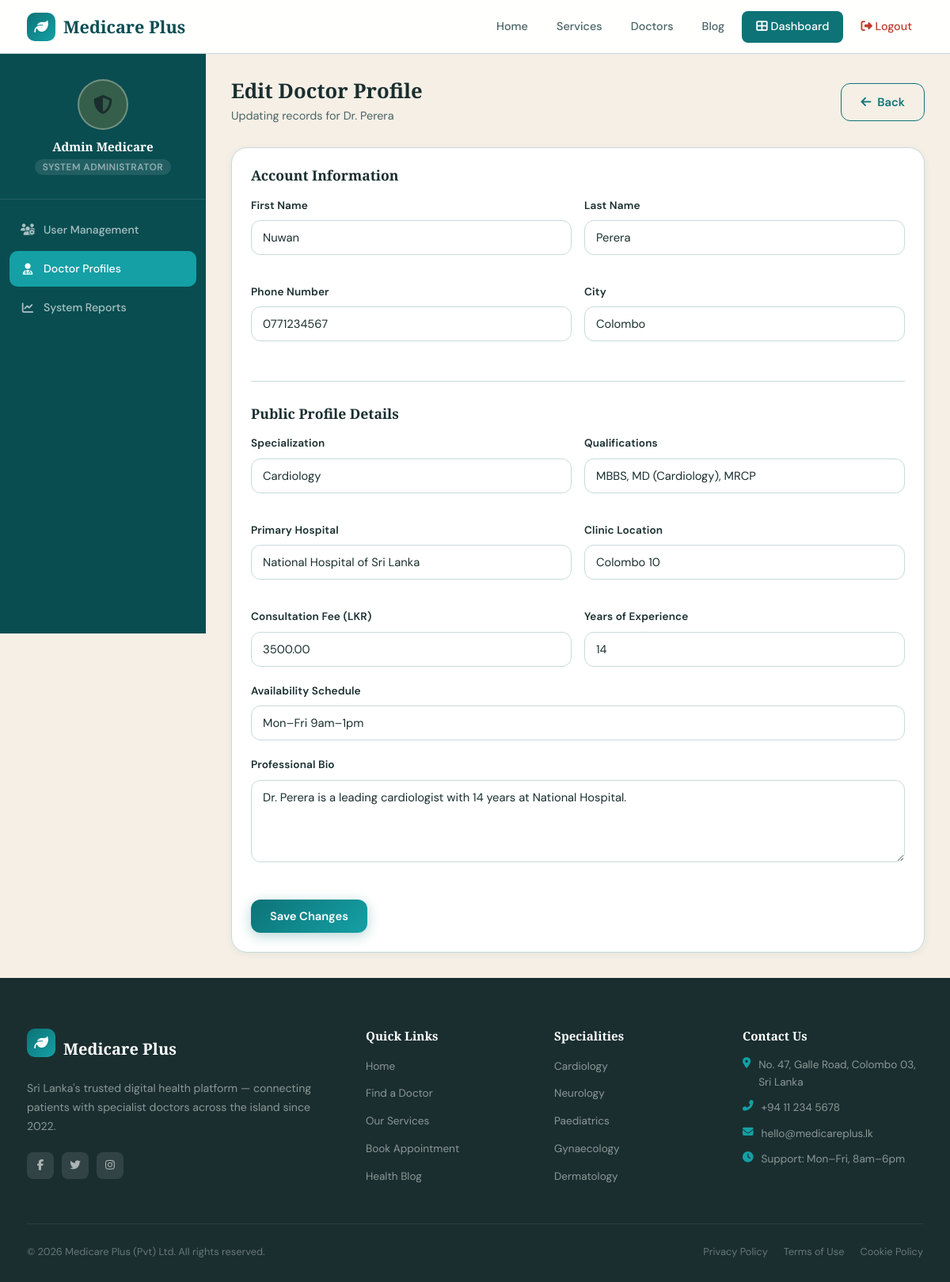
The app's page /edit_doctor.php?id=1 (signed in) with its own data.
### tables this page shows
CREATE TABLE IF NOT EXISTS users (
    id              INT UNSIGNED AUTO_INCREMENT PRIMARY KEY,
    first_name      VARCHAR(80)  NOT NULL,
    last_name       VARCHAR(80)  NOT NULL,
    email           VARCHAR(180) NOT NULL UNIQUE,
    password_hash   VARCHAR(255) NOT NULL,
    role            ENUM('patient','doctor','admin') NOT NULL DEFAULT 'patient',
    phone           VARCHAR(20),
    address         VARCHAR(255),
    city            VARCHAR(100),
    created_at      TIMESTAMP DEFAULT CURRENT_TIMESTAMP,
    updated_at      TIMESTAMP DEFAULT CURRENT_TIMESTAMP ON UPDATE CURRENT_TIMESTAMP
);

CREATE TABLE IF NOT EXISTS doctors (
    id                  INT UNSIGNED AUTO_INCREMENT PRIMARY KEY,
    user_id             INT UNSIGNED NOT NULL UNIQUE,
    specialization      VARCHAR(120) NOT NULL,
    qualification       VARCHAR(255),
    hospital            VARCHAR(180),
    location            VARCHAR(180),
    consultation_fee    DECIMAL(10,2) NOT NULL DEFAULT 1500.00,
    experience_years    TINYINT UNSIGNED DEFAULT 0,
    rating              DECIMAL(3,2) DEFAULT 4.00,
    availability        VARCHAR(255),
    bio                 TEXT,
    created_at          TIMESTAMP DEFAULT CURRENT_TIMESTAMP,
    FOREIGN KEY (user_id) REFERENCES users(id) ON DELETE CASCADE
);

### functions.php (called while the page is built, shortened)
<?php
function get_logged_in_user(): ?array {
    $conn = get_db_connection();
    $stmt = $conn->prepare('SELECT id, first_name, last_name, email, role, phone, city FROM users WHERE id = ?');
    $stmt->bind_param('i', $_SESSION['user_id']);
    $stmt->execute();
    $result = $stmt->get_result()->fetch_assoc();
    return $result ?: null;
}
function fetch_doctor_by_id(int $id): ?array {
    $conn = get_db_connection();
    $stmt = $conn->prepare(
        'SELECT d.*, u.first_name, u.last_name, u.email, u.phone, u.city
         FROM doctors d JOIN users u ON u.id = d.user_id WHERE d.id = ? LIMIT 1'
    );
    $stmt->bind_param('i', $id);
    $stmt->execute();
    $row = $stmt->get_result()->fetch_assoc();
    return $row ?: null;
}

### edit_doctor.php (the view, shortened to what this page needs)
<?php
require_once 'functions.php';
$user      = get_logged_in_user();
$docId     = filter_input(INPUT_GET, 'id', FILTER_VALIDATE_INT);
$doctor = fetch_doctor_by_id($docId);
include 'header.php';
?>
<div class="dash-layout">
    <aside class="dash-sidebar">
        <div class="dash-user">
            <div class="dash-avatar" style="background: rgba(232,168,56,0.2); color: var(--secondary);"><i class="fas fa-shield-alt"></i></div>
            <h4><?= htmlspecialchars($user['first_name'] . ' ' . $user['last_name']) ?></h4>
            <span>System Administrator</span>
        </div>
        <nav class="dash-nav">
            <a href="dashboard_admin.php"><i class="fas fa-users-cog"></i> User Management</a>
            <a href="manage_doctors.php" class="active"><i class="fas fa-user-md"></i> Doctor Profiles</a>
            <a href="admin_reports.php"><i class="fas fa-chart-line"></i> System Reports</a>
        </nav>
    </aside>
    <main class="dash-main">
        <div class="dash-header">
            <div>
                <h1>Edit Doctor Profile</h1>
                <p>Updating records for Dr. <?= htmlspecialchars($doctor['last_name']) ?></p>
            </div>
            <a href="manage_doctors.php" class="btn btn-outline"><i class="fas fa-arrow-left"></i> Back</a>
        </div>
        <div class="card" style="padding: 24px;">
            <form method="POST">
                <h3 style="margin-bottom: 16px; color: var(--primary);">Account Information</h3>
                <div style="display: grid; grid-template-columns: 1fr 1fr; gap: 16px;">
                    <div class="form-group">
                        <label>First Name</label>
                        <input type="text" name="first_name" class="form-control" value="<?= htmlspecialchars($doctor['first_name']) ?>" required>
                    </div>
                    <div class="form-group">
                        <label>Last Name</label>
                        <input type="text" name="last_name" class="form-control" value="<?= htmlspecialchars($doctor['last_name']) ?>" required>
                    </div>
                    <div class="form-group">
                        <label>Phone Number</label>
                        <input type="text" name="phone" class="form-control" value="<?= htmlspecialchars($doctor['phone']) ?>" required>
                    </div>
                    <div class="form-group">
                        <label>City</label>
                        <input type="text" name="city" class="form-control" value="<?= htmlspecialchars($doctor['city']) ?>" required>
                    </div>
                </div>
                <hr style="border: 0; border-top: 1px solid var(--border); margin: 30px 0;">
                <h3 style="margin-bottom: 16px; color: var(--primary);">Public Profile Details</h3>
                <div style="display: grid; grid-template-columns: 1fr 1fr; gap: 16px;">
                    <div class="form-group">
                        <label>Specialization</label>
                        <input type="text" name="specialization" class="form-control" value="<?= htmlspecialchars($doctor['specialization']) ?>" required>
                    </div>
                    <div class="form-group">
                        <label>Qualifications</label>
                        <input type="text" name="qualification" class="form-control" value="<?= htmlspecialchars($doctor['qualification']) ?>" required>
                    </div>
                    <div class="form-group">
                        <label>Primary Hospital</label>
                        <input type="text" name="hospital" class="form-control" value="<?= htmlspecialchars($doctor['hospital']) ?>" required>
                    </div>
                    <div class="form-group">
                        <label>Clinic Location</label>
                        <input type="text" name="location" class="form-control" value="<?= htmlspecialchars($doctor['location']) ?>" required>
                    </div>
                    <div class="form-group">
                        <label>Consultation Fee (LKR)</label>
                        <input type="number" name="consultation_fee" class="form-control" value="<?= htmlspecialchars($doctor['consultation_fee']) ?>" required>
                    </div>
                    <div class="form-group">
                        <label>Years of Experience</label>
                        <input type="number" name="experience_years" class="form-control" value="<?= htmlspecialchars($doctor['experience_years']) ?>" required>
                    </div>
                </div>
                <div class="form-group">
                    <label>Availability Schedule</label>
                    <input type="text" name="availability" class="form-control" value="<?= htmlspecialchars($doctor['availability']) ?>" required>
                </div>
                <div class="form-group">
                    <label>Professional Bio</label>
                    <textarea name="bio" class="form-control" rows="4" required><?= htmlspecialchars($doctor['bio']) ?></textarea>
                </div>
                <button type="submit" class="btn btn-primary" style="margin-top: 20px;">Save Changes</button>
            </form>
        </div>
    </main>
</div>
<?php include 'footer.php'; ?>

### assets/css/style.css (style rules this page uses)
:root { --teal: #0d7377; --teal-dark: #094d51; --teal-light: #14a0a5; --accent: #e8a838; --accent-dark: #c48520; --leaf: #3a7d44; --sand: #f5efe6; --sand-dark: #ede3d6; --white: #ffffff; --dark: #1a2e2f; --mid: #4a6465; --muted: #7a9394; --border: #c8dada; --radius: 12px; --radius-lg: 20px; --shadow-sm: 0 2px 8px rgba(13,115,119,.08); --shadow-md: 0 6px 24px rgba(13,115,119,.14); --shadow-lg: 0 16px 48px rgba(13,115,119,.18); --font-display:'Playfair Display', Georgia, serif; --font-body: 'DM Sans', -apple-system, sans-serif; --transition: 0.25s cubic-bezier(.4,0,.2,1); }
*, *::before, *::after { box-sizing: border-box; margin: 0; padding: 0; }
html { scroll-behavior: smooth; }
body { font-family: var(--font-body); background: var(--sand); color: var(--dark); line-height: 1.65; font-size: 15px; -webkit-font-smoothing: antialiased; }
a { color: var(--teal); text-decoration: none; transition: color var(--transition); }
h1, h2, h3, h4, h5 { font-family: var(--font-display); line-height: 1.2; color: var(--dark); }
p { color: var(--mid); }
.page-body { padding-top: 68px; }
.btn { display: inline-flex; align-items: center; gap: 8px; padding: 11px 24px; border-radius: var(--radius); font-family: var(--font-body); font-size: .92rem; font-weight: 600; cursor: pointer; border: none; transition: all var(--transition); text-decoration: none; white-space: nowrap; }
.btn-primary { background: linear-gradient(135deg, var(--teal), var(--teal-light)); color: #fff; box-shadow: 0 4px 16px rgba(13,115,119,.3); }
.btn-outline { border: 1.5px solid var(--teal); color: var(--teal); background: transparent; }
.card { background: var(--white); border-radius: var(--radius-lg); padding: 28px; box-shadow: var(--shadow-sm); border: 1px solid var(--border); transition: box-shadow var(--transition); }
.form-group { margin-bottom: 20px; }
.form-group label { display: block; font-size: .85rem; font-weight: 600; color: var(--dark); margin-bottom: 7px; letter-spacing: .01em; }
.form-control { width: 100%; padding: 11px 14px; border: 1.5px solid var(--border); border-radius: var(--radius); font-family: var(--font-body); font-size: .92rem; color: var(--dark); background: var(--white); transition: border-color var(--transition), box-shadow var(--transition); outline: none; }
.form-control::placeholder { color: var(--muted); }
textarea.form-control { resize: vertical; min-height: 100px; }
.dash-layout { display: grid; grid-template-columns: 260px 1fr; gap: 0; min-height: calc(100vh - 68px); }
.dash-sidebar { background: var(--teal-dark); padding: 32px 0; position: sticky; top: 68px; height: calc(100vh - 68px); overflow-y: auto; }
.dash-user { padding: 0 24px 28px; border-bottom: 1px solid rgba(255,255,255,.1); margin-bottom: 16px; text-align: center; }
.dash-avatar { width: 64px; height: 64px; border-radius: 50%; background: rgba(255,255,255,.15); margin: 0 auto 12px; display: flex; align-items: center; justify-content: center; font-family: var(--font-display); font-size: 1.5rem; color: #fff; border: 2px solid rgba(255,255,255,.3); }
.dash-user h4 { color: #fff; font-size: .95rem; font-family: var(--font-display); margin-bottom: 4px; }
.dash-user span { font-size: .75rem; color: rgba(255,255,255,.5); background: rgba(255,255,255,.1); padding: 2px 10px; border-radius: 12px; text-transform: uppercase; letter-spacing: .04em; font-weight: 600; }
.dash-nav { padding: 0 12px; }
.dash-nav a { display: flex; align-items: center; gap: 11px; padding: 11px 14px; border-radius: 10px; color: rgba(255,255,255,.65); font-size: .88rem; font-weight: 500; margin-bottom: 4px; transition: all var(--transition); }
.dash-nav a i { width: 18px; text-align: center; font-size: .9rem; }
.dash-nav a:hover, .dash-nav a.active { background: rgba(255,255,255,.12); color: #fff; }
.dash-nav a.active { background: var(--teal-light); color: #fff; }
.dash-main { background: var(--sand); padding: 32px; overflow-x: hidden; }
.dash-header { display: flex; align-items: center; justify-content: space-between; margin-bottom: 28px; flex-wrap: wrap; gap: 16px; }
.dash-header h1 { font-size: 1.6rem; color: var(--dark); }
.dash-header p { color: var(--mid); font-size: .9rem; margin-top: 4px; }

### records on screen
users: first_name+last_name "Admin Medicare"
doctors: user.last_name "Perera", first_name "Nuwan", last_name "Perera", phone "0771234567", city "Colombo", specialization "Cardiology", qualification "MBBS, MD (Cardiology), MRCP", hospital "National Hospital of Sri Lanka", location "Colombo 10", consultation_fee "3500.00", experience_years "14", availability "Mon–Fri 9am–1pm", bio "Dr. Perera is a leading cardiologist with 14 years at National Hospital."
